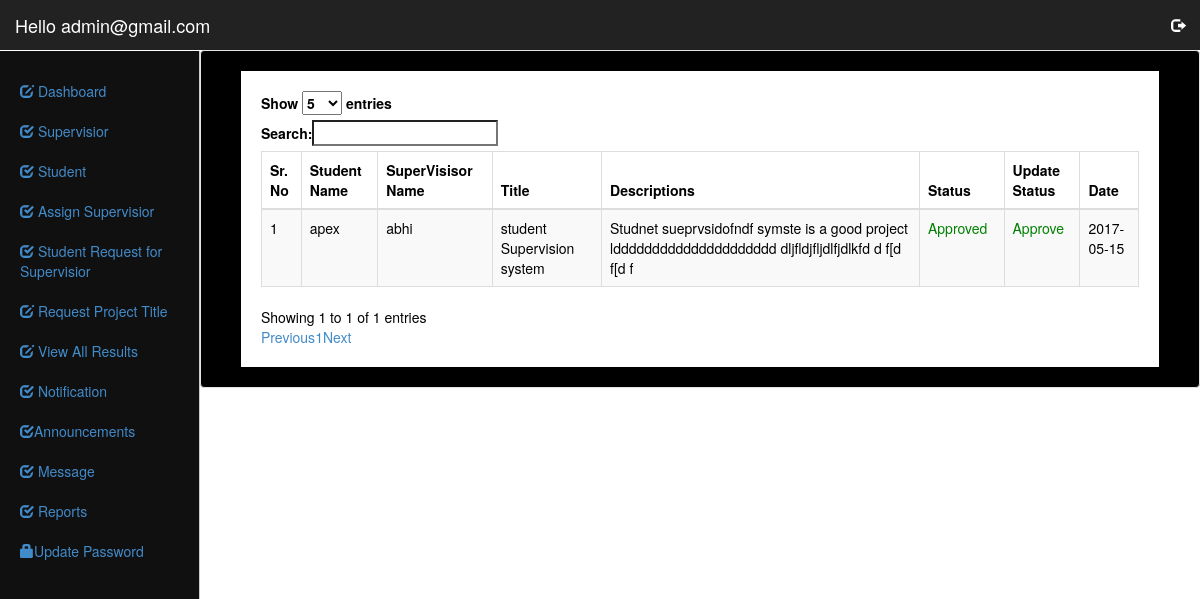
Screenshot of /New/admin/index.php?option=submit_title (signed in) with the database file from the repository.
### tables this page shows
CREATE TABLE IF NOT EXISTS `project_title` (
  `Tid` int(11) NOT NULL AUTO_INCREMENT,
  `stu_id` int(11) NOT NULL,
  `super_id` int(11) NOT NULL,
  `project_title` varchar(150) NOT NULL,
  `project_description` text NOT NULL,
  `title_status` varchar(50) NOT NULL,
  `date` date NOT NULL,
  PRIMARY KEY (`Tid`)
);

CREATE TABLE IF NOT EXISTS `student` (
  `id` int(11) NOT NULL AUTO_INCREMENT,
  `name` char(50) NOT NULL,
  `email` varchar(50) NOT NULL,
  `pass` varchar(50) NOT NULL,
  `mob` varchar(15) NOT NULL,
  `gender` varchar(10) NOT NULL,
  `program` varchar(50) NOT NULL,
  `course` varchar(50) NOT NULL,
  PRIMARY KEY (`id`),
  UNIQUE KEY `email` (`email`)
);

CREATE TABLE IF NOT EXISTS `supervisor` (
  `id` int(11) NOT NULL AUTO_INCREMENT,
  `name` char(50) NOT NULL,
  `email` varchar(50) NOT NULL,
  `pass` varchar(50) NOT NULL,
  `mob` varchar(20) NOT NULL,
  `gender` varchar(10) NOT NULL,
  `program` varchar(50) NOT NULL,
  `course` varchar(50) NOT NULL,
  `status` varchar(20) NOT NULL,
  PRIMARY KEY (`id`),
  UNIQUE KEY `email` (`email`)
);

### New/admin/submit_title.php (the view)
<div id="page-wrapper" style="background:#fff;padding:20px;color:#000">
			<div class="row">
                <div class="col-lg-12">
                    <table class="table table-striped table-responsive table-bordered" id='example'>
						<thead>
								<th>Sr. No</th>
		<th>Student Name</th>
		<th>SuperVisisor Name</th>
		<th>Title</th>
		<th>Descriptions</th>
		<th>Status</th>
		<th>Update Status</th>
		<th>Date</th>
						</thead>
                        <tbody>
                <?php
	$i=1;
	$que=mysqli_query($con,"select * from  project_title ");
		while($row= mysqli_fetch_array($que))
	{?>
	<tr>
		<Td><?php echo $i;$i++;?></Td>
		<Td>
		<?php
		$stu=mysqli_query($con,"select name from
		 student where id='".$row['stu_id']."'");
		$stu1=mysqli_fetch_assoc($stu);
		echo $stu1['name'];
		?>
		</Td>
		<Td>
		<?php
		$sup=mysqli_query($con,"select name from
		 supervisor where id='".$row['super_id']."'");
		$sup1=mysqli_fetch_assoc($sup);
		echo $sup1['name'];
		?>
		</Td>
		<Td><?php echo $row['project_title'];?></Td>
		<Td><?php echo $row['project_description'];?></Td>
		<Td>
<?php
if($row['title_status']==1)
{
echo "<span  style='color:red'>Not Approved</span>";
}
else
{
echo "<span  style='color:green'>Approved</span>";
}
?>
</Td>
<Td>
<?php
if($row['title_status']==1)
{
echo "<a href='update_project_status.php?id=".$row['Tid']."&status=1'><span  style='color:red'>Not Approve</span></a>";
}
else
{
echo "<a href='update_project_status.php?id=".$row['Tid']."&status=0'><span  style='color:green'>Approve</span></a>";
}
?>
</Td>
		<Td><?php echo $row['date'];?></Td>
	</tr>
	<?php } ?>
                        </tbody>
                    </table>
                </div>
            </div>
        </div>
    </div>

### New/css/dashboard.css (style rules this page uses)
body { padding-top: 50px; }

### rows the page displays
project_title: student.name "apex", supervisor.name "abhi", project_title "student Supervision system", project_description "Studnet sueprvsidofndf symste is a good project lddddddddddddddddddddd dljfldjfljdlfjdlkfd d f[d f[d f", title_status "Approved", date "2017-05-15"

### other values shown
$admin "admin@gmail.com"
